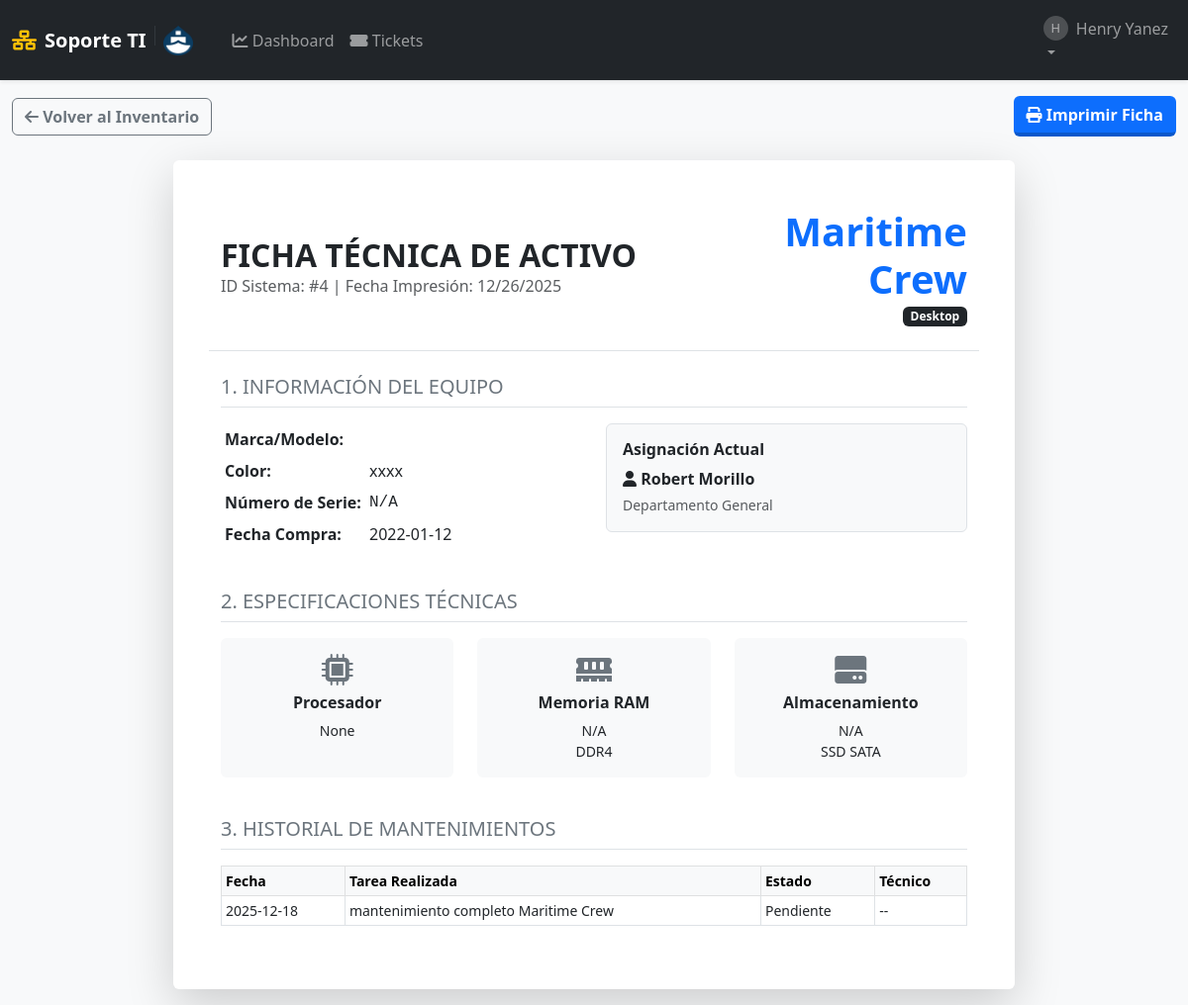
Before: /equipos/ver/4 (signed in) with the older database file.
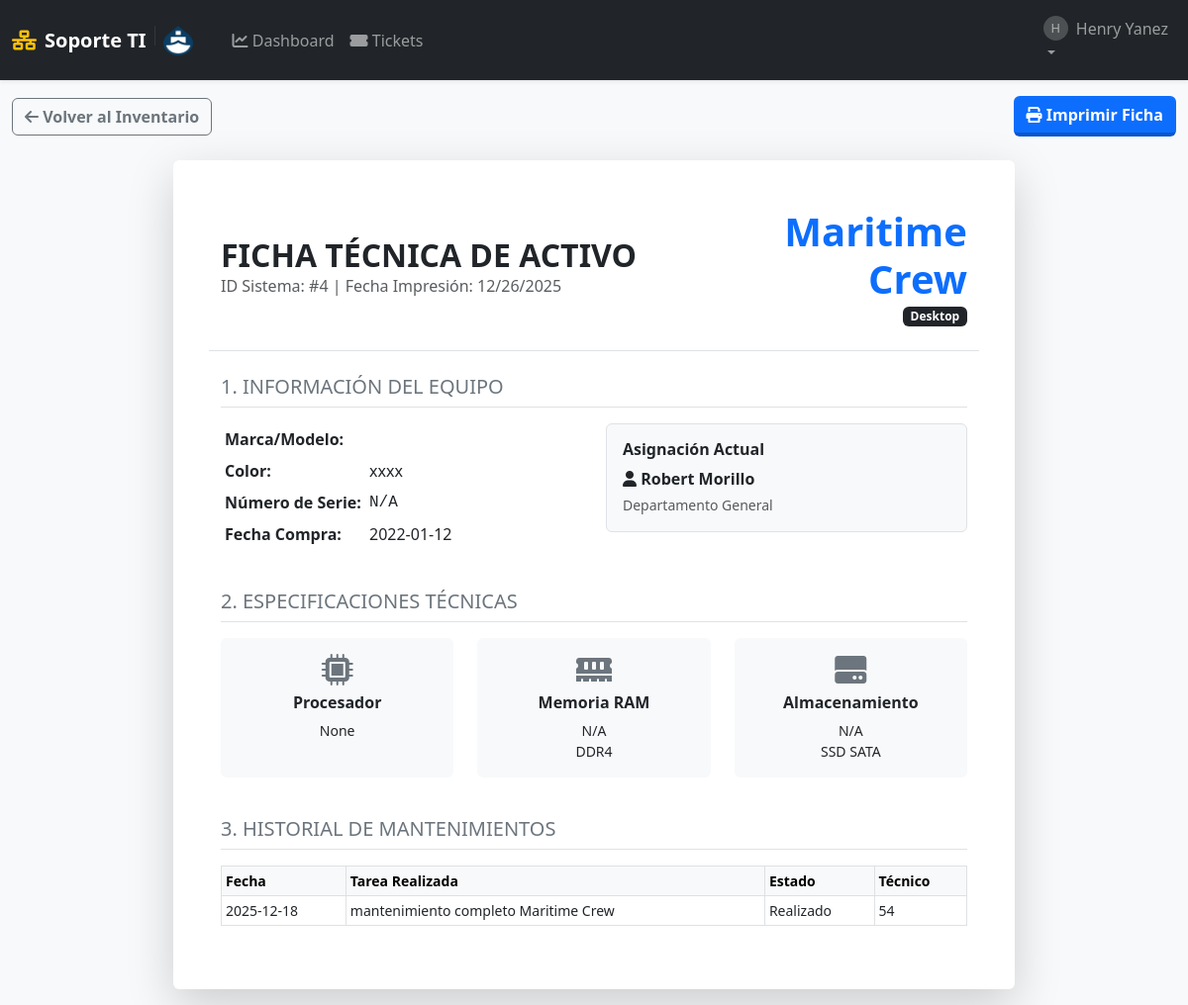
After: the same page with the newer database file.
### tables this page shows
CREATE TABLE mantenimientos (
            id INTEGER PRIMARY KEY AUTOINCREMENT,
            equipo_id INTEGER NOT NULL,
            titulo TEXT NOT NULL,
            fecha_programada DATE NOT NULL,
            estado TEXT DEFAULT 'Pendiente',
            tecnico_asignado_id INTEGER, motivo_reprogramacion TEXT,
            FOREIGN KEY (equipo_id) REFERENCES equipos (id) ON DELETE CASCADE,
            FOREIGN KEY (tecnico_asignado_id) REFERENCES usuarios (id) ON DELETE SET NULL
        );

### app.py (the view)
@app.route('/equipos/ver/<int:equipo_id>')
@login_required
def ver_equipo(equipo_id):
    db = get_db()
    equipo = db.execute("SELECT e.*, u.username as usuario_asignado, u.departamento FROM equipos e LEFT JOIN usuarios u ON e.usuario_asignado_id = u.id WHERE e.id = ?", (equipo_id,)).fetchone()
    if not equipo:
        flash('Equipo no encontrado.', 'danger')
        return redirect(url_for('lista_equipos'))
    historial = db.execute("SELECT * FROM mantenimientos WHERE equipo_id = ? ORDER BY fecha_programada DESC", (equipo_id,)).fetchall()
    return render_template('ver_equipo.html', equipo=equipo, historial=historial)

### app.py (called while the page is built)
def get_db():
    if 'db' not in g:
        g.db = sqlite3.connect(app.config['DB_FILE'])
        g.db.row_factory = sqlite3.Row
        g.db.execute("PRAGMA foreign_keys = ON")
    return g.db

def login_required(f):
    @wraps(f)
    def decorated_function(*args, **kwargs):
        if 'user_id' not in session:
            flash('Por favor, inicia sesión.', 'warning')
            return redirect(url_for('login'))
        return f(*args, **kwargs)
    return decorated_function

### templates/ver_equipo.html (shortened to what the changed rows need)
{% extends "layout.html" %}
{% block content %}
<div class="card shadow-lg border-0 mx-auto ficha-tecnica" style="max-width: 850px;">
    <div class="card-body p-5">
        <div class="row border-bottom pb-4 mb-4 align-items-center">
            <div class="col-8">
                <h2 class="fw-bold text-uppercase mb-0">Ficha Técnica de Activo</h2>
            </div>
        </div>
        <table class="table table-bordered table-sm small">
            <thead class="table-light">
                <tr>
                    <th>Fecha</th>
                    <th>Tarea Realizada</th>
                    <th>Estado</th>
                    <th>Técnico</th>
                </tr>
            </thead>
            <tbody>
                {% for mant in historial %}
                <tr>
                    <td>{{ mant.fecha_programada }}</td>
                    <td>{{ mant.titulo }}</td>
                    <td>{{ mant.estado }}</td>
                    <td>{{ mant.tecnico_asignado_id or '--' }}</td>
                </tr>
                {% else %}
                <tr><td colspan="4" class="text-center text-muted">Sin mantenimientos registrados</td></tr>
                {% endfor %}
            </tbody>
        </table>
    </div>
</div>
{% endblock %}

Changed rows visible on the page:
changed mantenimientos "mantenimiento completo Maritime Crew": estado "Pendiente" → "Realizado"; tecnico_asignado "--" → "54"
